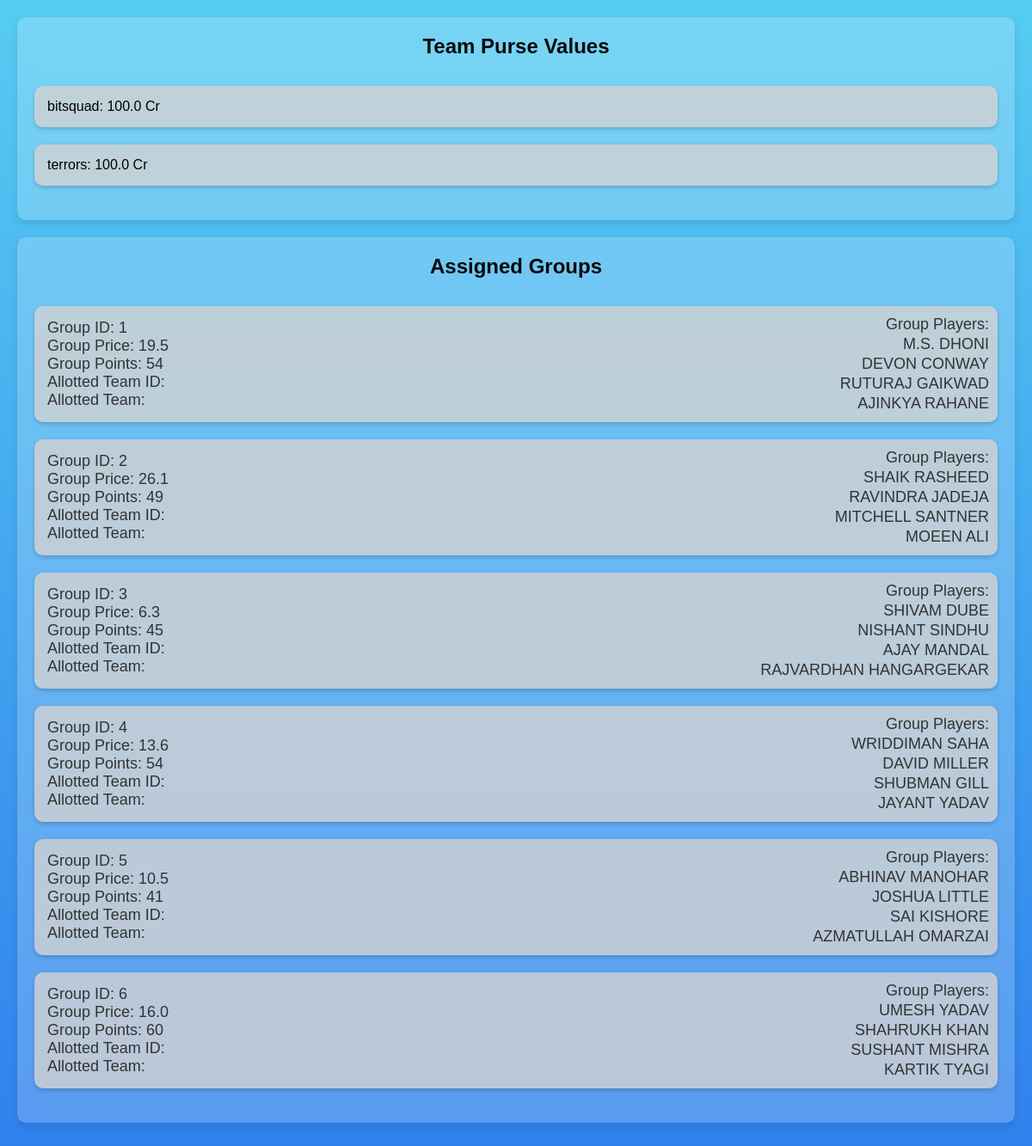
The app's page /groups/ with its own data.
### Teams/models.py (models this page shows, shortened)
class Team(models.Model):
   team_id = models.IntegerField(primary_key=True)
   team_name = models.CharField(max_length=40, null=False)
   correct_answers = models.IntegerField(default=0)  # Incremental Logic in VIEWS [To be Implemented]
   purse_value = models.FloatField(default=40)  # Calculation Logic in VIEWS [To be Implemented]
   points_scored = models.IntegerField(default=0)  # Incremental Logic in VIEWS [To be Implemented]

### Players/models.py (models this page shows, shortened)
class Group(models.Model):
   group_id = models.IntegerField(primary_key=True)
   group_price = models.FloatField(default=0.0)
   group_points = models.IntegerField(default=0) # Incremental Logic in VIEWS [To be Implemented]
   alloted_team = models.ForeignKey(Team, on_delete=models.CASCADE, related_name='groups', null=True, blank=True)

class Individual(models.Model):
   player_id = models.IntegerField(primary_key=True)
   player_name = models.CharField(max_length=50)
   player_price = models.FloatField(default=0.0)
   group = models.ForeignKey('Group', on_delete=models.CASCADE, related_name='players')

### Teams/views.py (the view)
# urls.py: path('groups/', group_list, name='group_list'),
def group_list(request):
    teams = Team.objects.all()
    groups = Group.objects.all()
    for group in groups:
        group_stats = Stat.objects.filter(player__group=group)
        total_points = group_stats.aggregate(
            total_points=Sum('fielding') + Sum('bowling') + Sum('batting')
        )['total_points'] or 0  # Ensure 0 if no stats found
        group.group_points = total_points
        group.save()
    previous_assignment = request.session.get('existing_assignments', [])
    existing_assignments = set(group.group_id for group in groups if group.alloted_team_id is not None)
    for group in groups:
        if group.group_id in existing_assignments and group.group_id not in previous_assignment:
            team = Team.objects.get(team_id=group.alloted_team_id)
            team.purse_value -= group.group_price
            team.save()
    request.session['existing_assignments'] = list(existing_assignments)
    context = {
        'teams': teams,
        'groups': groups,
    }
    return render(request, 'group_list.html', context)

### Teams/templates/Teams/group_list.html (shortened to what this page needs)
{% load static %}
<!DOCTYPE html>
<html lang="en">
<head>
    <link rel="stylesheet" href="{% static 'Teams/group_list.css' %}">
</head>
<body>
    <div class="container">
        <div class="team-purse-container">
            <h2>Team Purse Values</h2>
            <ul>
                {% for team in teams %}
                <li>{{ team.team_name }}: {{ team.purse_value }} Cr</li>
                {% endfor %}
            </ul>
        </div>
        <div class="assigned-group-container">
            <h2>Assigned Groups</h2>
            <ul>
                {% for group in groups %}
                <li class="group-container">
                    <div class="group-info">
                        <form action="{% url 'group_list' %}" method="post">
                            Group ID: {{ group.group_id }}<br>
                            Group Price: {{ group.group_price }}<br>
                            Group Points: {{ group.group_points }}<br>
                            Allotted Team ID: {{ group.alloted_team.team_id }}<br>
                            Allotted Team: {{ group.alloted_team.team_name }}
                        </form>
                    </div>
                    <div class="player-names">
                        <p>Group Players:</p>
                        {% for player in group.players.all %}
                        <p>{{ player.player_name }}</p>
                        {% endfor %}
                    </div>
                </li>
                {% endfor %}
            </ul>
        </div>
    </div>
</body>
</html>

### Teams/static/Teams/group_list.css (style rules this page uses)
body { font-family: Arial, sans-serif; margin: 0; padding: 0; background: linear-gradient(to bottom, #56ccf2, #2f80ed); }
.container { padding: 20px; }
.team-purse-container, .assigned-group-container { position: relative; padding: 20px; border-radius: 10px; box-shadow: 0 4px 8px rgba(0, 0, 0, 0.1); background: rgba(255, 255, 255, 0.2); backdrop-filter: blur(10px); overflow-y: auto; margin-bottom: 20px; }
h2 { margin-top: 0; color: #080808; text-align: center; padding-bottom: 10px; border-bottom: 2px solid transparent; }
ul { list-style-type: none; padding: 0; }
li { margin-bottom: 20px; padding: 15px; background-color: rgba(211, 211, 211, 0.8); border-radius: 10px; box-shadow: 0 2px 5px rgba(0, 0, 0, 0.2); }
form { display: inline; }
.group-info { font-weight: bold; color: #333; font-size: 18px; }
.group-container { position: relative; margin-bottom: 20px; overflow: hidden; }
.group-info { float: left; font-weight: normal; }
.player-names { position: absolute; top: 10px; right: 10px; margin-top: 0; padding: 0; border-radius: 5px; display: flex; flex-direction: column; text-align: right; }
.player-names p { margin: 1px 0; font-size: 18px; color: #333; }

### records on screen
Team: team_name "bitsquad", purse_value "100.0"
Team: team_name "terrors", purse_value "100.0"
Group: group_id "1", group_price "19.5", group_points "54"
Individual: player_name "M.S. DHONI"
Individual: player_name "DEVON CONWAY"
Individual: player_name "RUTURAJ GAIKWAD"
Individual: player_name "AJINKYA RAHANE"
Group: group_id "2", group_price "26.1", group_points "49"
Individual: player_name "SHAIK RASHEED"
Individual: player_name "RAVINDRA JADEJA"
Individual: player_name "MITCHELL SANTNER"
Individual: player_name "MOEEN ALI"
Group: group_id "3", group_price "6.3", group_points "45"
Individual: player_name "SHIVAM DUBE"
Individual: player_name "NISHANT SINDHU"
Individual: player_name "AJAY MANDAL"
Individual: player_name "RAJVARDHAN HANGARGEKAR"
Group: group_id "4", group_price "13.6", group_points "54"
Individual: player_name "WRIDDIMAN SAHA"
Individual: player_name "DAVID MILLER"
Individual: player_name "SHUBMAN GILL"
Individual: player_name "JAYANT YADAV"
Group: group_id "5", group_price "10.5", group_points "41"
Individual: player_name "ABHINAV MANOHAR"
Individual: player_name "JOSHUA LITTLE"
Individual: player_name "SAI KISHORE"
Individual: player_name "AZMATULLAH OMARZAI"
Group: group_id "6", group_price "16.0", group_points "60"
Individual: player_name "UMESH YADAV"
Individual: player_name "SHAHRUKH KHAN"
Individual: player_name "SUSHANT MISHRA"
Individual: player_name "KARTIK TYAGI"
